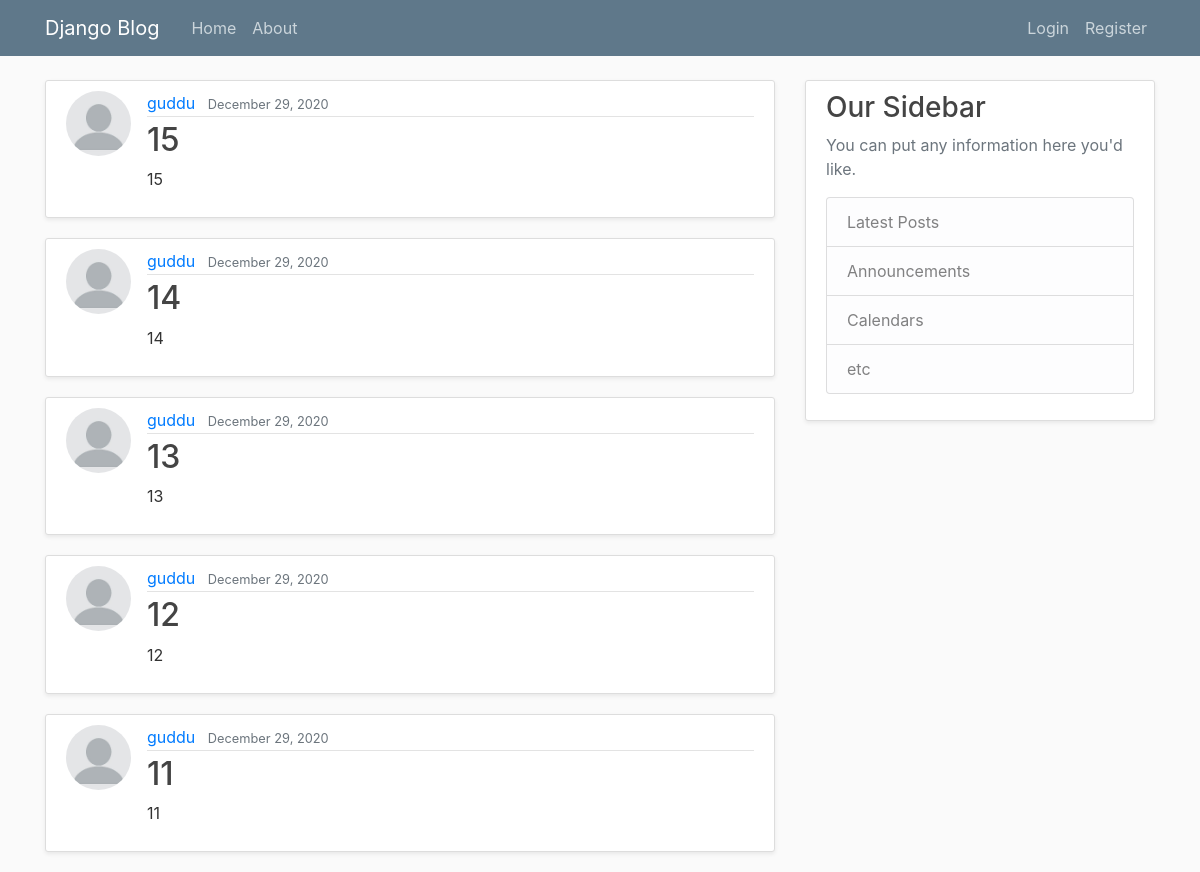
Before: / with the older database file.
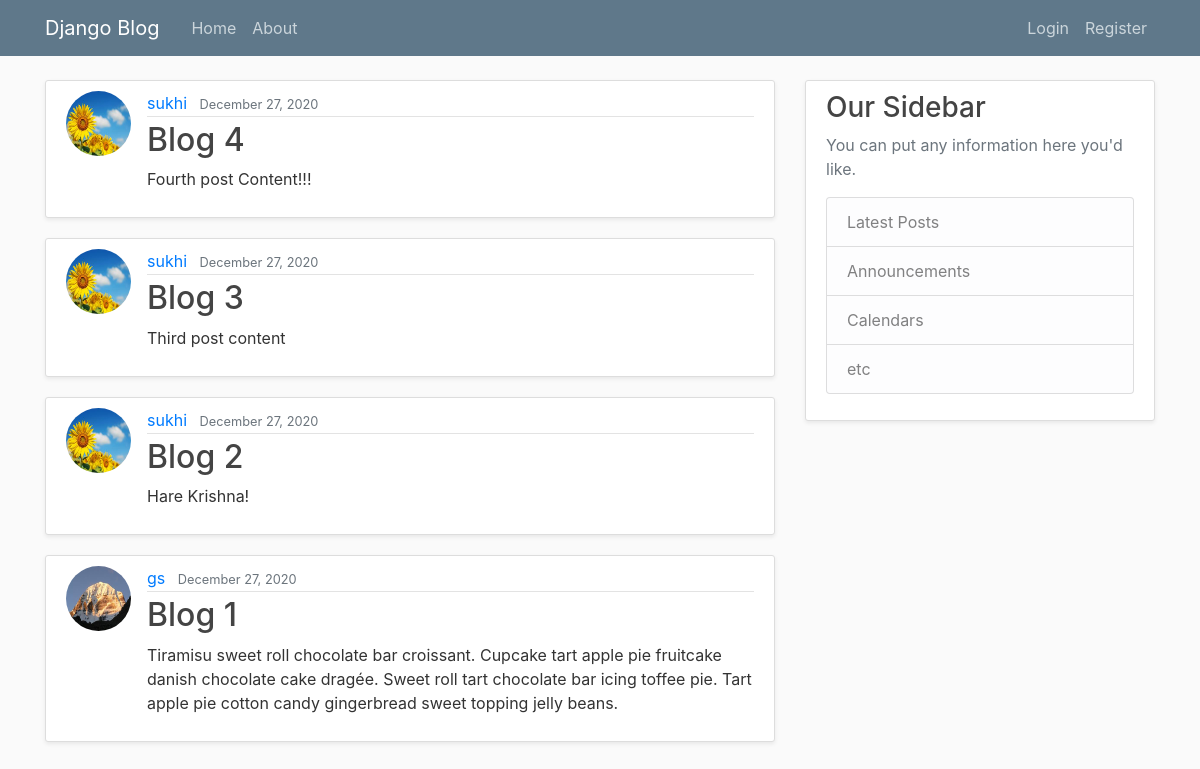
After: the same page with the newer database file.
### blog/models.py (models this page shows, shortened)
class Post(models.Model):
    title = models.CharField(max_length=100)
    content = models.TextField()
    date_posted = models.DateTimeField(default=timezone.now)
    author = models.ForeignKey(to=User, on_delete=models.CASCADE)  # Delete a user to delete all the posts

### users/models.py (models this page shows, shortened)
class Profile(models.Model):
    user = models.OneToOneField(to=User, on_delete=models.CASCADE)
    image = models.ImageField(default='default.jpg', upload_to='profile_pics')

### blog/views.py (the view)
# urls.py: path('', PostListView.as_view(), name='blog-home'),
class PostListView(ListView):
    model = Post
    template_name = 'blog/home.html'  # <app-name> / <model-name>_<view-name>.html
    context_object_name = 'posts'
    ordering = ['-date_posted']
    paginate_by = 5

### blog/templates/blog/home.html
{% extends "blog/base.html"%}
{% block content %}
{% for post in posts %}
<article class="media content-section shadow-sm">
    <img class="rounded-circle article-img" src="{{ post.author.profile.image.url }}">
    <div class="media-body">
        <div class="article-metadata">
            <a class="mr-2" href="#">{{ post.author }}</a>
            <small class="text-muted">{{ post.date_posted|date:"F d, Y" }}</small>
        </div>
        <h2><a class="article-title" href="{% url 'post-detail' post.id %}">{{ post.title }}</a></h2>
        <p class="article-content">{{ post.content }}</p>
    </div>
</article>
{% endfor %}
{% endblock content %}

Changed rows visible on the page:
removed Post: author.profile.image (placeholder picture), author "guddu", date_posted "December 29, 2020", title "15", content "15"
removed Post: author.profile.image (placeholder picture), author "guddu", date_posted "December 29, 2020", title "14", content "14"
removed Post: author.profile.image (placeholder picture), author "guddu", date_posted "December 29, 2020", title "13", content "13"
removed Post: author.profile.image (placeholder picture), author "guddu", date_posted "December 29, 2020", title "12", content "12"
removed Post: author.profile.image (placeholder picture), author "guddu", date_posted "December 29, 2020", title "11", content "11"
now on this page (row unchanged): Post: author.profile.image (picture), author "sukhi", date_posted "December 27, 2020", title "Blog 4", content "Fourth post Content!!!"
now on this page (row unchanged): Post: author.profile.image (picture), author "sukhi", date_posted "December 27, 2020", title "Blog 3", content "Third post content"
now on this page (row unchanged): Post: author.profile.image (picture), author "sukhi", date_posted "December 27, 2020", title "Blog 2", content "Hare Krishna!"
now on this page (row unchanged): Post: author.profile.image (picture), author "gs", date_posted "December 27, 2020", title "Blog 1", content "Tiramisu sweet roll chocolate bar croissant. Cupcake tart apple pie fruitcake danish chocolate cake dragée. Sweet roll tart chocolate bar icing toffee pie. Tart apple pie cotton candy gingerbread sweet topping jelly beans."
